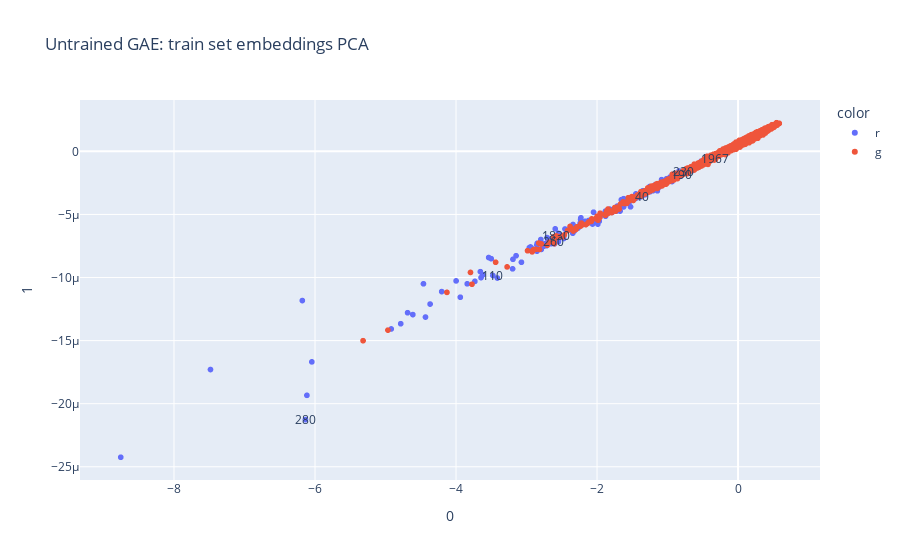

Notebook code cell kept with this figure:
### Code cell
visualize_pca_embeddings(gae_model, train_dataset, 'Untrained GAE: train set embeddings PCA', labeled=True, labels=[40, 190, 230, 1830, 260, 110, 280, 1967])

### Figure 1 — Plotly figure (JSON) as saved in the notebook; plotly's stock layout.template omitted (floating-point values rounded to 4 significant figures; data arrays with more than 128 entries replaced by an {"elided": "..."} marker saying what was removed)
{"data": [{"customdata": {"elided": "519x1x2 mixed values"}, "hovertemplate": "color=r<br>0=%{x}<br>1=%{y}<br>hover_data_0=%{customdata[0]}<extra></extra>", "legendgroup": "r", "marker": {"color": "#636efa", "symbol": "circle"}, "mode": "markers", "name": "r", "showlegend": true, "type": "scattergl", "x": {"elided": "519 float values"}, "xaxis": "x", "y": {"elided": "519 float values"}, "yaxis": "y"}, {"customdata": {"elided": "7294x1 int values"}, "hovertemplate": "color=g<br>0=%{x}<br>1=%{y}<br>hover_data_0=%{customdata[0]}<extra></extra>", "legendgroup": "g", "marker": {"color": "#EF553B", "symbol": "circle"}, "mode": "markers", "name": "g", "showlegend": true, "type": "scattergl", "x": {"elided": "7294 float values"}, "xaxis": "x", "y": {"elided": "7294 float values"}, "yaxis": "y"}], "layout": {"annotations": [{"showarrow": false, "text": "40", "x": -1.363, "y": -3.567e-06}, {"showarrow": false, "text": "190", "x": -0.8067, "y": -1.811e-06}, {"showarrow": false, "text": "230", "x": -0.7681, "y": -1.596e-06}, {"showarrow": false, "text": "1830", "x": -2.58, "y": -6.704e-06}, {"showarrow": false, "text": "260", "x": -2.616, "y": -7.17e-06}, {"showarrow": false, "text": "110", "x": -3.477, "y": -9.839e-06}, {"showarrow": false, "text": "280", "x": -6.136, "y": -2.126e-05}, {"showarrow": false, "text": "1967", "x": -0.3268, "y": -5.387e-07}], "legend": {"title": {"text": "color"}, "tracegroupgap": 0}, "title": {"text": "Untrained GAE: train set embeddings PCA"}, "xaxis": {"anchor": "y", "domain": [0, 1], "title": {"text": "0"}}, "yaxis": {"anchor": "x", "domain": [0, 1], "title": {"text": "1"}}}}
